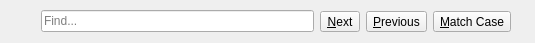
<?xml version="1.0" encoding="UTF-8"?>
<ui version="4.0">
 <class>SearchToolbar</class>
 <widget class="QWidget" name="SearchToolbar">
  <property name="geometry">
   <rect>
    <x>0</x>
    <y>0</y>
    <width>535</width>
    <height>43</height>
   </rect>
  </property>
  <layout class="QHBoxLayout" name="horizontalLayout">
   <property name="topMargin">
    <number>4</number>
   </property>
   <property name="bottomMargin">
    <number>4</number>
   </property>
   <item>
    <widget class="MacToolButton" name="closeButton">
     <property name="sizePolicy">
      <sizepolicy hsizetype="Fixed" vsizetype="Fixed">
       <horstretch>0</horstretch>
       <verstretch>0</verstretch>
      </sizepolicy>
     </property>
     <property name="autoRaise">
      <bool>true</bool>
     </property>
    </widget>
   </item>
   <item>
    <widget class="FocusSelectLineEdit" name="lineEdit">
     <property name="minimumSize">
      <size>
       <width>100</width>
       <height>0</height>
      </size>
     </property>
     <property name="maximumSize">
      <size>
       <width>16777215</width>
       <height>16777215</height>
      </size>
     </property>
     <property name="placeholderText">
      <string>Find...</string>
     </property>
     <property name="clearButtonEnabled">
      <bool>true</bool>
     </property>
    </widget>
   </item>
   <item>
    <widget class="QToolButton" name="next">
     <property name="toolTip">
      <string>Find the next match for the current search phrase</string>
     </property>
     <property name="text">
      <string>&amp;Next</string>
     </property>
     <property name="icon">
      <iconset theme="go-down-search">
       <normaloff>.</normaloff>.</iconset>
     </property>
     <property name="toolButtonStyle">
      <enum>Qt::ToolButtonTextBesideIcon</enum>
     </property>
    </widget>
   </item>
   <item>
    <widget class="QToolButton" name="previous">
     <property name="toolTip">
      <string>Find the previous match for the current search phrase</string>
     </property>
     <property name="text">
      <string>&amp;Previous</string>
     </property>
     <property name="icon">
      <iconset theme="go-up-search">
       <normaloff>.</normaloff>.</iconset>
     </property>
     <property name="toolButtonStyle">
      <enum>Qt::ToolButtonTextBesideIcon</enum>
     </property>
    </widget>
   </item>
   <item>
    <widget class="QToolButton" name="caseSensitive">
     <property name="text">
      <string>&amp;Match Case</string>
     </property>
     <property name="checkable">
      <bool>true</bool>
     </property>
    </widget>
   </item>
   <item>
    <widget class="QLabel" name="resultsInfo">
     <property name="text">
      <string/>
     </property>
    </widget>
   </item>
  </layout>
 </widget>
 <customwidgets>
  <customwidget>
   <class>FocusSelectLineEdit</class>
   <extends>QLineEdit</extends>
   <header>focusselectlineedit.h</header>
  </customwidget>
  <customwidget>
   <class>MacToolButton</class>
   <extends>QToolButton</extends>
   <header>mactoolbutton.h</header>
  </customwidget>
 </customwidgets>
 <resources/>
 <connections/>
</ui>
